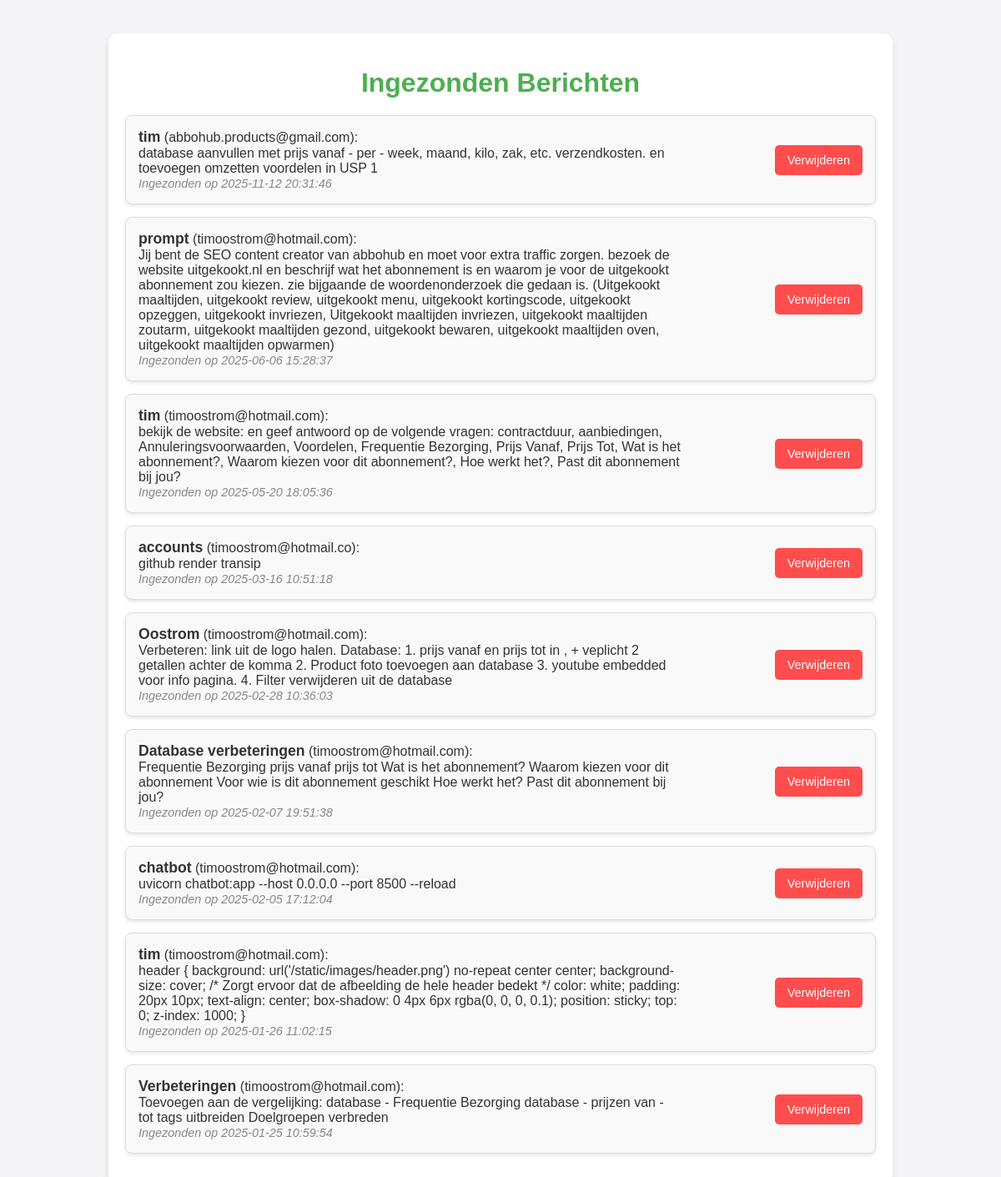
Before: /berichten with the older database file.
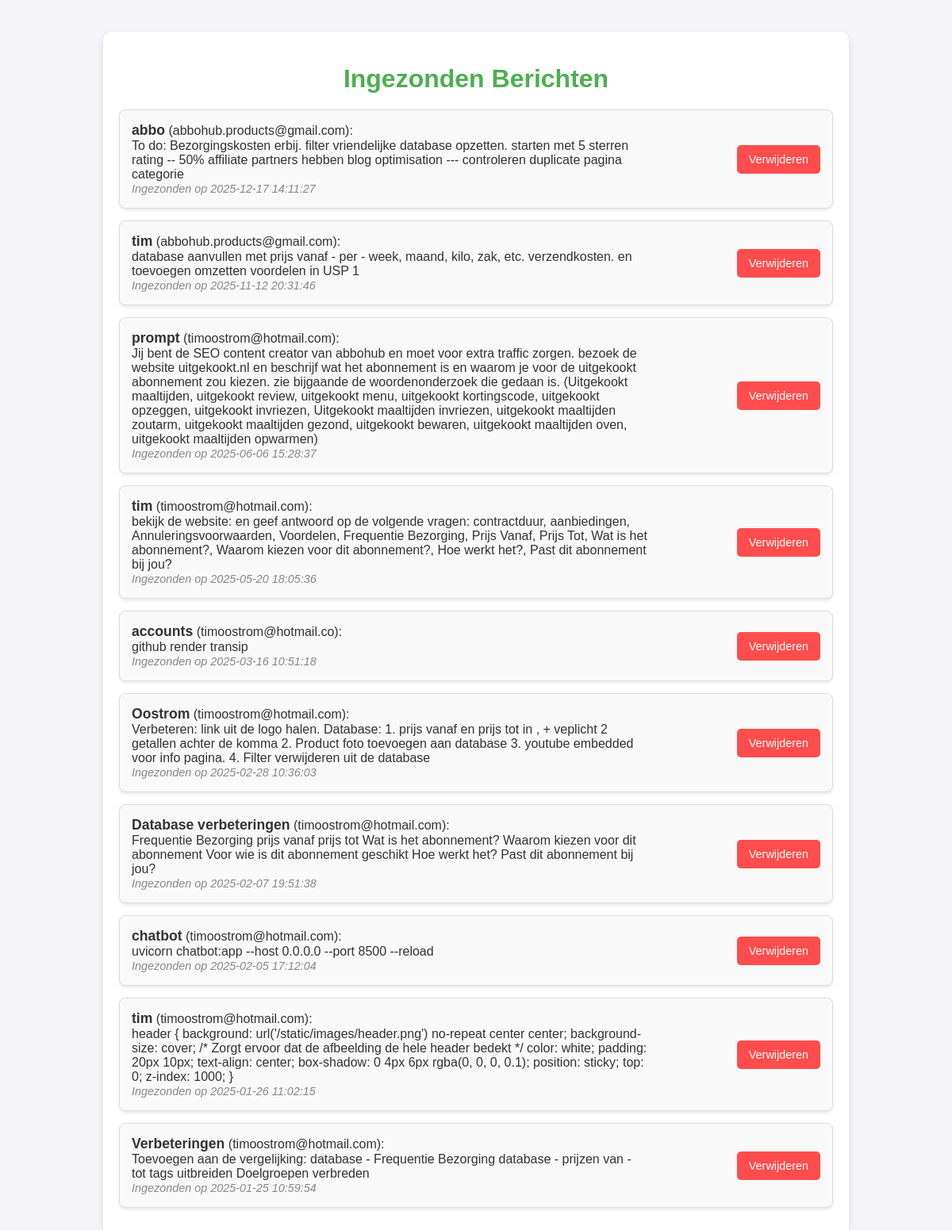
After: the same page with the newer database file.
### app.py (models this page shows, shortened)
class ContactBericht(db.Model):
    id = db.Column(db.Integer, primary_key=True)
    naam = db.Column(db.String(100), nullable=False)
    email = db.Column(db.String(120), nullable=False)
    bericht = db.Column(db.Text, nullable=False)
    datum = db.Column(db.DateTime, default=db.func.current_timestamp())

### app.py (the view)
@app.route('/berichten')
def berichten():
    alle_berichten = ContactBericht.query.order_by(ContactBericht.datum.desc()).all()
    return render_template('berichten.html', berichten=alle_berichten)

### app.py (called while the page is built)
@app.before_request
def enforce_trailing_slash():
    if request.path.startswith("/blog") and not request.path.endswith("/"):
        return redirect(request.path + "/", code=301)

### templates/berichten.html (shortened to what this page needs)
<!DOCTYPE html>
<html lang="nl">
<head>
</head>
<body>
    <div class="container">
        <h1>Ingezonden Berichten</h1>
        <ul>
            {% for bericht in berichten %}
                <li>
                    <div class="message-details">
                        <strong>{{ bericht.naam }}</strong> ({{ bericht.email }}):<br>
                        {{ bericht.bericht }}<br>
                        <em>Ingezonden op {{ bericht.datum }}</em>
                    </div>
                    <form action="{{ url_for('verwijder_bericht', id=bericht.id) }}" method="POST">
                        <button class="delete-button" type="submit" onclick="return confirm('Weet je zeker dat je dit bericht wilt verwijderen?')">Verwijderen</button>
                    </form>
                </li>
            {% endfor %}
        </ul>
    </div>
</body>
</html>

### templates/berichten.html (style rules this page uses)
body { font-family: Arial, sans-serif; margin: 0; padding: 0; background-color: #f4f4f9; color: #333; }
.container { max-width: 900px; margin: 40px auto; padding: 20px; background-color: #fff; border-radius: 10px; box-shadow: 0 4px 8px rgba(0, 0, 0, 0.1); }
h1 { text-align: center; color: #4CAF50; margin-bottom: 20px; }
ul { list-style: none; padding: 0; }
li { margin-bottom: 15px; padding: 15px; background-color: #f9f9f9; border: 1px solid #ddd; border-radius: 8px; display: flex; justify-content: space-between; align-items: center; box-shadow: 0 2px 4px rgba(0, 0, 0, 0.1); }
.message-details { max-width: 75%; }
.message-details strong { font-size: 1.1rem; color: #333; }
.message-details em { font-size: 0.9rem; color: #888; }
.delete-button { background-color: #ff4d4d; color: white; border: none; border-radius: 5px; padding: 10px 15px; cursor: pointer; font-size: 0.9rem; transition: background-color 0.3s ease; }

Changed rows visible on the page:
added ContactBericht: naam "abbo", email "abbohub.products@gmail.com", bericht "To do: Bezorgingskosten erbij. filter vriendelijke database opzetten. starten met 5 sterren rating -- 50% affiliate partners hebben blog optimisation --- controleren duplicate pagina categorie", datum "2025-12-17 14:11:27"
